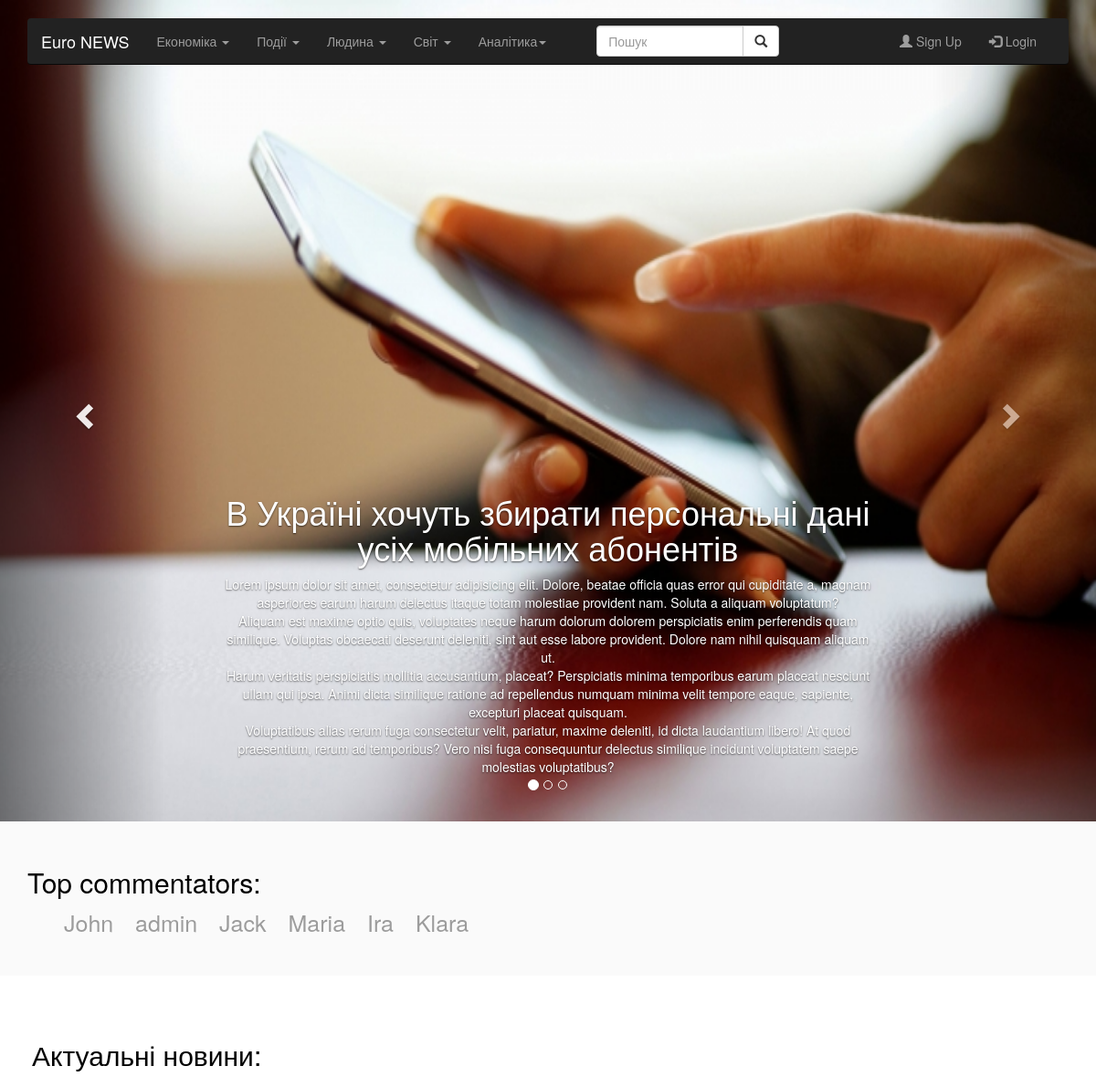
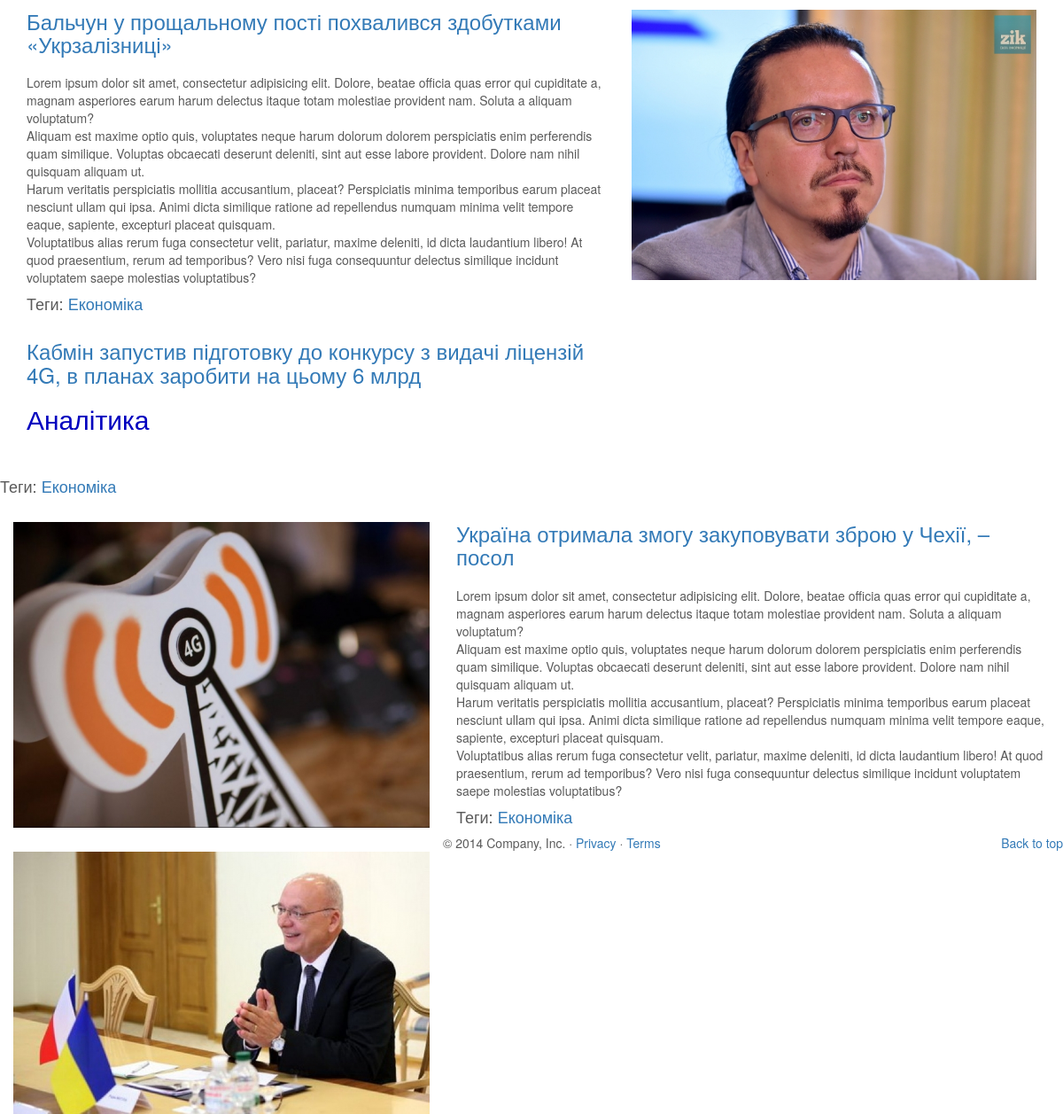
Page /news/index.php on the committed database (2 pictures, top to bottom).
### tables this page shows
CREATE TABLE `news` (
  `id` int(11) NOT NULL,
  `user_id` int(11) NOT NULL,
  `section` text NOT NULL,
  `name` text NOT NULL,
  `content` text NOT NULL,
  `date` date NOT NULL,
  `image` text NOT NULL,
  `analitics` tinyint(1) DEFAULT NULL
);

CREATE TABLE `users` (
  `id` int(11) NOT NULL,
  `name` text NOT NULL,
  `email` text NOT NULL,
  `password` text NOT NULL,
  `comments_count` int(11) NOT NULL
);

### news/config.php (called while the page is built, shortened)
<?php
$config = [
    "ip" => "localhost",
    "port" => 3306,
    "login" => "root",
    "password" => "",
    "database" => "news",
];
$mySqlRes = mysqli_connect($config['ip'], $config['login'], $config['password']);
mysqli_select_db($mySqlRes, "news");
mysqli_set_charset($mySqlRes, "utf8");
$res = mysqli_query($mySqlRes, "select * from news");
$newsArray = [];
while ($row = mysqli_fetch_assoc($res)) {
    $newsArray[$row['id']] = [
        "id" => $row['id'], "user_id" => $row['user_id'], "section" => $row['section'], "name" => $row['name'],
        "content" => $row['content'], "date" => $row['date']
        , "image" => $row['image'], "analitics" => $row['analitics']];
}
$resUsers = mysqli_query($mySqlRes, "SELECT * FROM `users` ");
$resEconomy = mysqli_query($mySqlRes, "SELECT * FROM `news` where `section` = \"Економіка\" ORDER BY date DESC LIMIT 5 ;");
$resCarousel = mysqli_query($mySqlRes, "SELECT * FROM `news` ORDER BY date DESC LIMIT 3 ");
$carouselArray = [];
while ($row = mysqli_fetch_assoc($resCarousel)) {
    $carouselArray[$row['id']] = ["id" => $row['id'], "user_id" => $row['user_id'], "section" => $row['section'], "name" => $row['name'],
        "content" => $row['content'], "date" => $row['date']
        , "image" => $row['image'], "analitics" => $row['analitics']];
}
$resAnalitics = mysqli_query($mySqlRes, "SELECT * FROM `news` where `analitics` = \"1\" ORDER BY date DESC LIMIT 5 ;");
?>

### news/index.php (the view, shortened to what this page needs)
<?php
include("config.php");
include("header.php");
include("carousel.php");
$resUsers_com = mysqli_query($mySqlRes, "SELECT * FROM `users` ORDER by `comments_count` DESC");
$users_comArray = [];
while ($row = mysqli_fetch_assoc($resUsers_com)) {
    $users_comArray[$row['id']] = [  "id" => $row['id'],  "name" => $row['name'],
        "email" => $row['email'], "password"=> $row['password'], "comments_count"=> $row['comments_count']];
}
$resTopNews = mysqli_query($mySqlRes, "SELECT COUNT(id), news_id
FROM `comments`
WHERE `date`='2017-08-12'
GROUP by news_id
ORDER by COUNT(id) DESC
LIMIT 3");
?>
<div style=" background: #fafafa;  padding: 30px; margin-bottom: 20px; margin-top: -60px">
<h2 style="color: black">Top commentators:</h2>
<ul>
    <?php foreach ($users_comArray as $value) { ?>
        <li style="display: inline-block"><a style="color: #9c9c9c; font-size: 25px; margin-right: 20px" href="users_comments_list.php?id=<?=$value['id'] ?>&page=1"><?= $value['name'] ?></a>  </li>
    <?php } ?>
</ul>
</div>
<div class="row featurette" style="padding: 30px; ">
    <h2 style="margin-left: 20px; color: black">Актуальні новини:</h2>
    <?php foreach ($resTopNews as $value) {
      $news_id = $value['news_id'];
        switch ($newsArray[$news_id]['section']) {
            case "Економіка":
                $section = "economy";
                break;
        }
        $content = $newsArray[$news_id]['content'];
        if ($newsArray[$news_id]['analitics'] == 1 && (!isset( $_SESSION['user_email']))) {
            $arr = explode('</div>', $newsArray[$news_id]['content']);
            $output = array_slice($arr, 0, 2);
            $output[0] .= '</div> ';
            $output[1] .= '</div> ';
            array_unshift($output, '<h2 style="color: #0000bf"> Аналітика</h2>');
            $content = implode($output);
        }
      ?>
    <div class="col-md-7">
        <h3 ><a href="article-<?=$section?>.php?id=<?=$news_id?>"><?= $newsArray[$news_id]['name'] ?></a> </h3>
        <p class="lead"><?= $content?></p>
        <h4>Теги: <a href="economy.php"><?= $newsArray[$news_id]['section'] ?></a></h4>
    </div>
    <div class="col-md-5 " style="margin-top: 20px;">
        <img class="featurette-image img-responsive" src="../images/<?= $newsArray[$news_id]['image'] ?>">
    </div>
    <?php } ?>
<?php
include("footer.php");
?>

### news/header.php (shortened to what this page needs)
<!DOCTYPE html>
<html lang="en">
<head>
    <link href="../dist/css/bootstrap.min.css" rel="stylesheet">
    <link href="../dist/css/carousel.css" rel="stylesheet">
</head>
<body>
<div class="navbar-wrapper">
    <div class="container">
        <div id="header" class="navbar navbar-inverse navbar-static-top" role="navigation">
            <div class="container">
                <div class="navbar-header" >
                    <a class="navbar-brand" href="index.php" style="color: white">Euro NEWS</a>
                </div>
                <div class="navbar-collapse collapse">
                    <ul class="nav navbar-nav">
                        <li class="dropdown">
                            <a href="articles.php" class="dropdown-toggle" data-toggle="dropdown" role="button"
                               aria-haspopup="true" aria-expanded="false">Економіка <span class="caret"></span></a>
                        </li>
                        <li class="dropdown"><a href="#about" class="dropdown-toggle" data-toggle="dropdown"
                                                role="button" aria-haspopup="true" aria-expanded="false">Події <span
                                        class="caret"></span></a>
                        </li class="dropdown">
                        <li><a href="#contact" class="dropdown-toggle" data-toggle="dropdown" role="button"
                               aria-haspopup="true" aria-expanded="false">Людина <span class="caret"></span></a>
                        </li>
                        <li class="dropdown">
                            <a href="#categ" class="dropdown-toggle" data-toggle="dropdown" role="button"
                               aria-haspopup="true" aria-expanded="false">Світ <span class="caret"></span></a>
                        </li>
                        <li class="dropdown">
                            <a href="#categ" class="dropdown-toggle" data-toggle="dropdown" role="button"
                               aria-haspopup="true" aria-expanded="false">Аналітика<span class="caret"></span></a>
                        </li>
                        <li>
                            <form action="#search.php" method="post"
                                  style="width: 200px; margin-top: 8px; margin-left: 40px">
                                <div class="input-group">
                                    <input type="text" class="form-control" placeholder="Пошук" name="search">
                                    <div class="input-group-btn">
                                        <button class="btn btn-default" type="submit"><i
                                                    class="glyphicon glyphicon-search"></i></button>
                                    </div>
                                </div>
                            </form>
                        </li>
                    </ul> <ul class="nav navbar-nav navbar-right" style="margin-right: 35px">
                        <li><a href="signup.php"><span class="glyphicon glyphicon-user"></span> Sign Up</a></li>
                        <li>
                            <?php
                            if (! isset( $_SESSION['user_id'])) {
                                echo "  <a href=\"login.php\"><span class=\"glyphicon glyphicon-log-in\"></span> Login</a> ";
                            }  else {
                                echo "  <a href=\"logout.php\"><span class=\"glyphicon glyphicon-log-out\"></span> Logout</a> ";
                            }
                            ?>
                        </li>
                    </ul>
                </div>
            </div>
        </div>
    </div>
</div>

### news/carousel.php
<div id="myCarousel" class="carousel slide" data-ride="carousel">
  <ol class="carousel-indicators">
    <li data-target="#myCarousel" data-slide-to="0" class="active"></li>
    <li data-target="#myCarousel" data-slide-to="1"></li>
    <li data-target="#myCarousel" data-slide-to="2"></li>
  </ol>
  <div class="carousel-inner">
      <?php
     sort( $carouselArray);
      foreach ($carouselArray as $key => $value) {
          if ($key === 0){
              echo "<div class=\"item active\">";
          } else {
              echo "<div class=\"item \">";
          }
          ?>
      <img src="../images/<?= $value["image"] ?>" alt="First slide">
      <div class="container">
        <div class="carousel-caption">
          <h1><?= $value["name"] ?></h1>
            <?= $value["content"] ?>
        </div>
      </div>
    </div>
      <?php } ?>
  </div>
  <a class="left carousel-control" href="#myCarousel" data-slide="prev"><span class="glyphicon glyphicon-chevron-left"></span></a>
  <a class="right carousel-control" href="#myCarousel" data-slide="next"><span class="glyphicon glyphicon-chevron-right"></span></a>
</div>

### news/footer.php (shortened to what this page needs)
<footer>
    <p class="pull-right"><a href="#">Back to top</a></p>
    <p>&copy; 2014 Company, Inc. &middot; <a href="#">Privacy</a> &middot; <a href="#">Terms</a></p>
</footer>
</body>
</html >

### news/header.php (style rules this page uses)
body { overflow-x: hidden; }

### rows in the picture
news: image (picture), name "В Україні хочуть збирати персональні дані усіх мобільних абонентів", content "Lorem ipsum dolor sit amet, consectetur adipisicing elit. Dolore, beatae officia quas error qui cupiditate a, magnam asperiores earum harum delectus itaque totam molestiae provident nam. Soluta a aliquam voluptatum? Aliquam est maxime optio quis, voluptates neque harum dolorum dolorem perspiciatis enim perferendis quam similique. Voluptas obcaecati deserunt deleniti, sint aut esse labore provident. Dolore nam nihil quisquam aliquam ut. Harum veritatis perspiciatis mollitia accusantium, placeat? Perspiciatis minima temporibus earum placeat nesciunt ullam qui ipsa. Animi dicta similique ratione ad repellendus numquam minima velit tempore eaque, sapiente, excepturi placeat quisquam.…"
users: name "John"
users: name "admin"
users: name "Jack"
users: name "Maria"
users: name "Ira"
users: name "Klara"

### other values in the picture
$newsArray[$news_id]['name'] "Бальчун у прощальному пості похвалився здобутками «Укрзалізниці»"
$newsArray[$news_id]['section'] "Економіка"
$newsArray[$news_id]['name'] "Кабмін запустив підготовку до конкурсу з видачі ліцензій 4G, в планах заробити на цьому 6 млрд"
$content "Аналітика"
$newsArray[$news_id]['name'] "Україна отримала змогу закуповувати зброю у Чехії, – посол"
